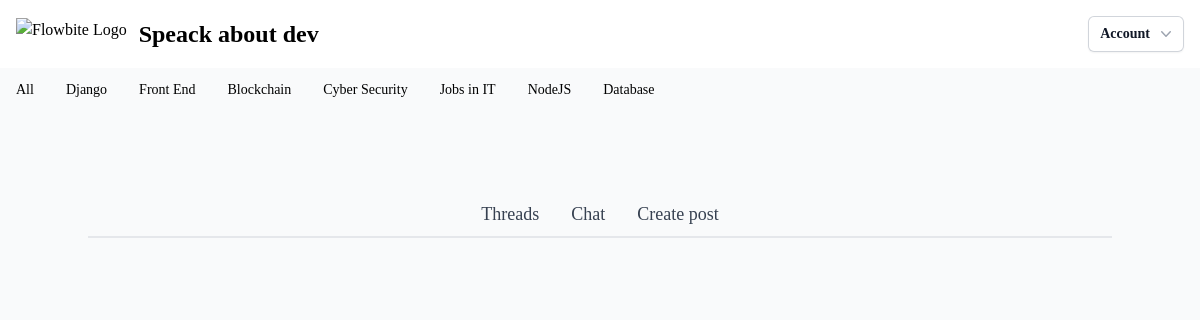
/posts/chat/ (signed in), run on an earlier commit of the app's database.
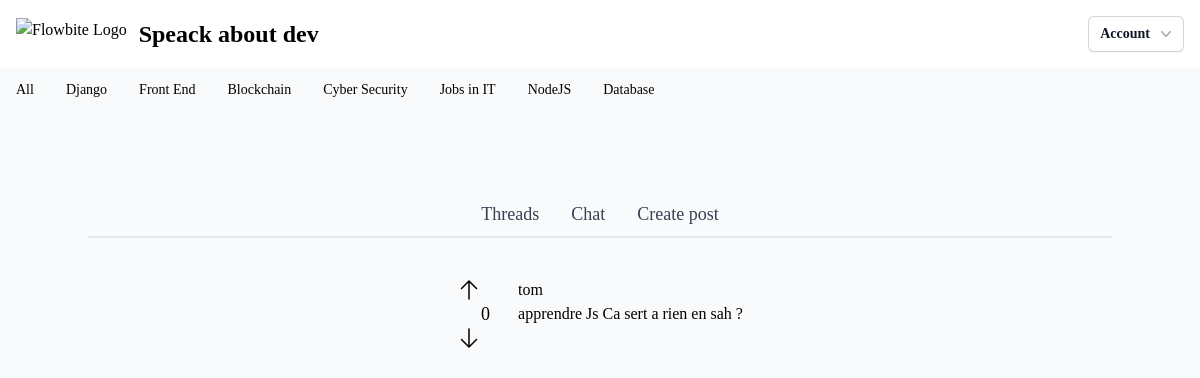
And on a later commit of the database.
### posts/models.py (models this page shows, shortened)
class Chat(models.Model):
    user = models.ForeignKey(settings.AUTH_USER_MODEL, on_delete=models.CASCADE)
    title = models.CharField(max_length=200, blank=False)
    comment = models.TextField(blank=True)
    like = models.IntegerField(default=0)

### posts/views.py (the view)
# urls.py: path('chat/', views.chat, name='chat'),
@login_required
def chat(request):
    chats = Chat.objects.all()
    return render(request, 'posts/chat.html', {'chats':chats})

### posts/templates/posts/chat.html (shortened to what this page needs)
{% extends "base.html" %}
{% block content %}
<nav class='flex justify-center border-b-2 mb-10 '>
    <a href="{% url 'index' %}" class="text-gray-700 block px-4 py-2 text-lg" role="menuitem" tabindex="-1" id="threads">Threads</a>
    <a href="{% url 'chat' %}" class="text-gray-700 block px-4 py-2 text-lg" role="menuitem" tabindex="-1" id="chat">Chat</a>
    <a href="{% url 'create' %}" class="text-gray-700 block px-4 py-2 text-lg" role="menuitem" tabindex="-1" id="create_post">Create post</a>
</nav>
<div class="flex flex-col items-center">
{%for chat in chats%}
    <div class="flex">
        <div class="flex mr-7 items-center">
            <div>
              <svg xmlns="http://www.w3.org/2000/svg" fill="none" viewBox="0 0 24 24" stroke-width="1.5" stroke="currentColor" class="w-6 h-6">
                <path stroke-linecap="round" stroke-linejoin="round" d="M4.5 10.5 12 3m0 0 7.5 7.5M12 3v18" />
              </svg>
              <svg xmlns="http://www.w3.org/2000/svg" fill="none" viewBox="0 0 24 24" stroke-width="1.5" stroke="currentColor" class="w-6 h-6">
                <path stroke-linecap="round" stroke-linejoin="round" d="M19.5 13.5 12 21m0 0-7.5-7.5M12 21V3" />
              </svg>
            </div>
            <div>
                <p class='text-lg'>{{chat.like}}</p>
            </div>
        </div>
        <div>
            <div>
                <h1>{{chat.user}}</h1>
            </div>
            <div>
                <h2>{{chat.title}}</h2>
            </div>
        </div>
    </div>
{% endfor %}
</div>
{% endblock %}

What changed in the data, as far as the page shows it:
added Chat: like "0", user "tom", title "apprendre Js Ca sert a rien en sah ?"
